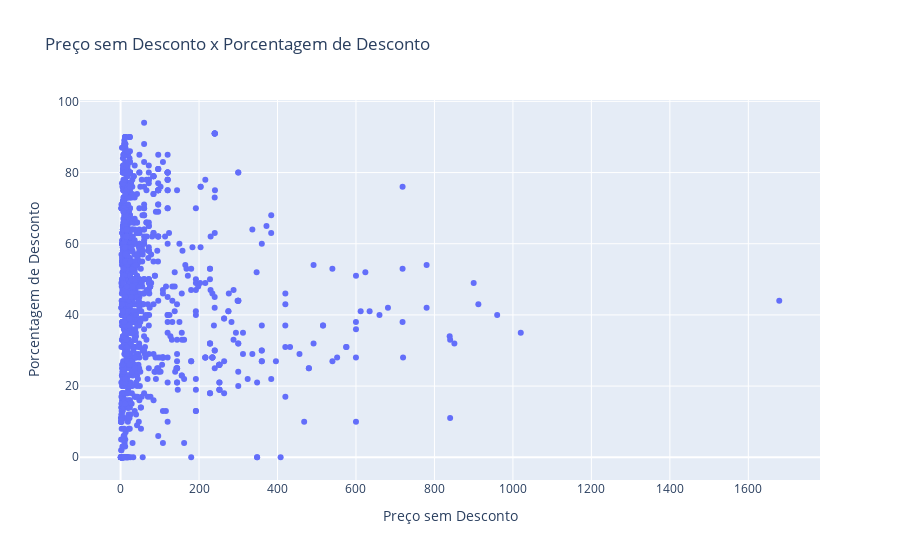

Notebook code cell kept with this figure:
### Markdown cell above
### Correlação entre preço e desconto

### Code cell
# Scatter plot of the actual_price and discount_percentage
fig = go.Figure()
fig.add_trace(
    go.Scatter(x=df["actual_price"], y=df["discount_percentage"],
               mode="markers"))
fig.update_layout(title="Preço sem Desconto x Porcentagem de Desconto",
                  xaxis_title="Preço sem Desconto",
                  yaxis_title="Porcentagem de Desconto")
fig.show()

### Figure 1 — Plotly figure (JSON) as saved in the notebook; plotly's stock layout.template omitted (floating-point values rounded to 4 significant figures; data arrays with more than 128 entries replaced by an {"elided": "..."} marker saying what was removed)
{"data": [{"mode": "markers", "type": "scatter", "x": {"elided": "1415 float values"}, "y": {"elided": "1415 int values"}}], "layout": {"title": {"text": "Preço sem Desconto x Porcentagem de Desconto"}, "xaxis": {"title": {"text": "Preço sem Desconto"}}, "yaxis": {"title": {"text": "Porcentagem de Desconto"}}}}
